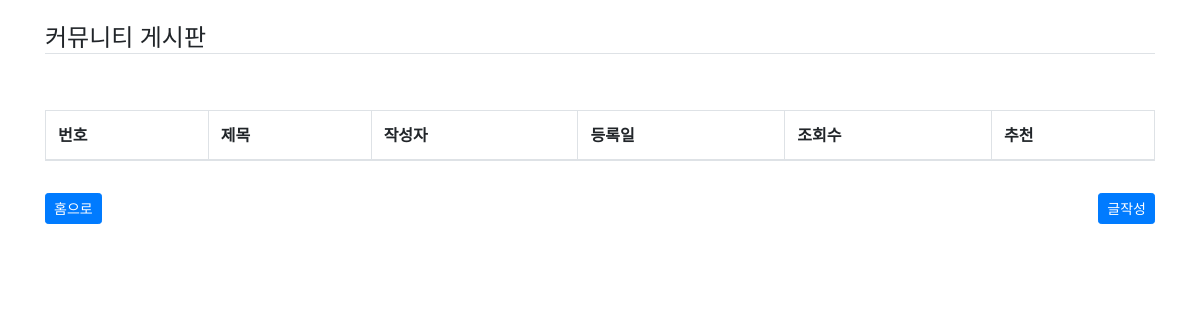
Page /homepage/cms/book/ on the earlier database version.
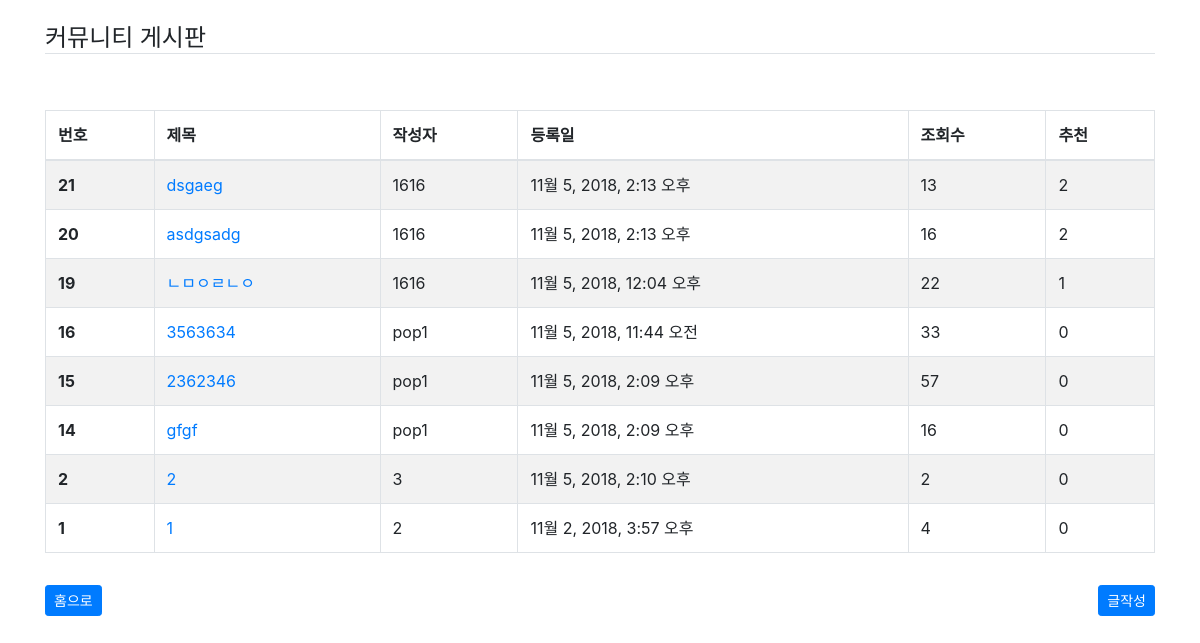
Same page on the later database version.
### cms/models.py (models this page shows, shortened)
class Book(models.Model):
    name = models.CharField('제목', max_length=100)
    publisher = models.CharField('작성자', max_length=100, blank=True)
    modify_date = models.DateTimeField('등록일', auto_now_add=True)
    clicks = models.IntegerField('조회수', blank=True, default=0)
    up = models.IntegerField('추천', blank=True, default=0)
    content = models.TextField('내용', blank=True)
    class Meta:
        ordering = ('-id',)

### cms/views.py (the view)
# urls.py: path('book/', views.BookList.as_view(), name='book_list'),
class BookList(ListView):
    model = Book
    context_object_name = "books"
    template_name = "cms/book_list.html"
    paginate_by = 10

### cms/templates/cms/book_list.html (shortened to what this page needs)
{% extends "cms/base.html" %}
{% block content %}
<h4 class="mt-4 border-bottom">커뮤니티 게시판</h4></br></br>
<table class="table table-striped table-bordered">
    <thead>
        <tr>
            <th scope="col">번호</th>
            <th scope="col">제목</th>
            <th scope="col">작성자</th>
            <th scope="col">등록일</th>
            <th scope="col">조회수</th>
            <th scope="col">추천</th>
        </tr>
    </thead>
    <tbody>
        {% for book in books%}
        <tr>
            <th scope="row">{{ book.id }}</th>
            <td><a href="{% url 'cms:impression_list' book_id=book.id%}">{{ book.name }}</a></td>
            <td>{{ book.publisher }}</td>
            <td>{{ book.modify_date}}</td>
            <td>{{book.clicks}}</td>
            <td>{{book.up}}</td>
        </tr>
        {% endfor %}
    </tbody>
</table>
<a href="{% url 'main' %}" class="btn btn-primary btn-sm my-3 ">홈으로</a>
<a href="{% url 'cms:book_add' %}" class="btn btn-primary btn-sm my-3 float-right">글작성</a>
{% endblock content %}

### cms/templates/cms/base.html (shortened to what this page needs)
{% load i18n static %}
<!DOCTYPE html>
{% get_current_language as LANGUAGE_CODE %}
<html>
    <head>
        <link rel="stylesheet" href="{% static 'cms/css/bootstrap.min.css'%}">
    </head>
    <body>
        <div class="container">
            {% block content %}{% endblock %}
        </div>
    </body>
</html>

Differences in the rows shown:
added Book: id "21", name "dsgaeg", publisher "1616", modify_date "11월 5, 2018, 2:13 오후", clicks "13", up "2"
added Book: id "20", name "asdgsadg", publisher "1616", modify_date "11월 5, 2018, 2:13 오후", clicks "16", up "2"
added Book: id "19", name "ㄴㅁㅇㄹㄴㅇ", publisher "1616", modify_date "11월 5, 2018, 12:04 오후", clicks "22", up "1"
added Book: id "16", name "3563634", publisher "pop1", modify_date "11월 5, 2018, 11:44 오전", clicks "33", up "0"
added Book: id "15", name "2362346", publisher "pop1", modify_date "11월 5, 2018, 2:09 오후", clicks "57", up "0"
added Book: id "14", name "gfgf", publisher "pop1", modify_date "11월 5, 2018, 2:09 오후", clicks "16", up "0"
added Book: id "2", name "2", publisher "3", modify_date "11월 5, 2018, 2:10 오후", clicks "2", up "0"
added Book: id "1", name "1", publisher "2", modify_date "11월 2, 2018, 3:57 오후", clicks "4", up "0"
